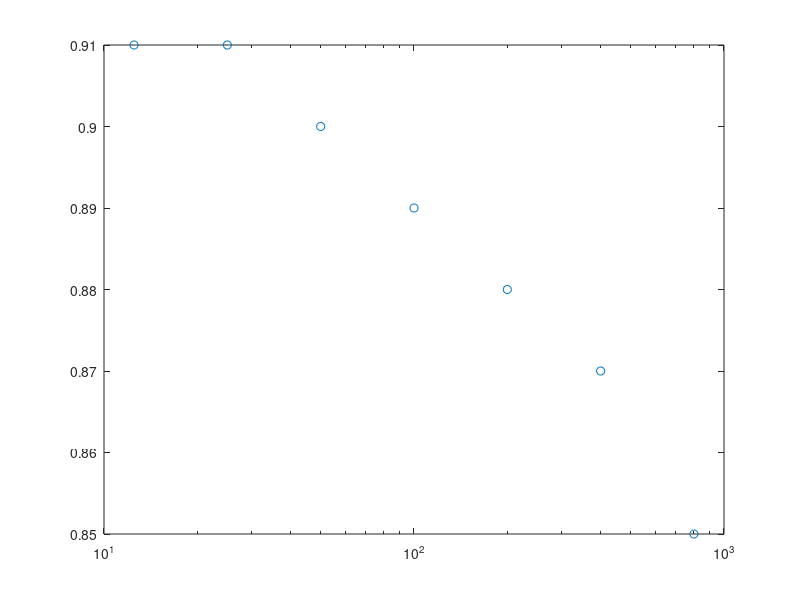

Reproduce this figure in MATLAB.
clear all
clc

e23 =[0.8458	0.8425	0.8394	0.8374	0.8360	0.8326	0.8304	0.8270	0.8243	0.8222	0.8202	0.8181	0.8153	0.8133	0.8115	0.8092	0.8069	0.8032	0.8004	0.7960	0.7912	0.7870	0.7834	0.7800];
e26 =[0.841	0.838	0.834	0.831	0.830	0.827	0.825	0.821	0.818	0.817	0.814	0.812	0.810	0.808	0.806	0.804	0.801	0.798	0.795	0.791	0.787	0.783	0.779	0.776];

p =[1.02	1.41	2.18	2.96	3.74	5.69	7.63	11.53	16.48	21.44	28.95	36.46	50.50	64.54	78.58	98.09	122.45	161.45	200.46	262.07	340.09	418.07	496.11	574.13]';
e = [0.86584	0.86333	0.86093	0.85916	0.85801	0.85508	0.85341	0.85080	0.84819	0.84621	0.84381	0.84203	0.83890	0.83640	0.83431	0.83159	0.82888	0.82491	0.82136	0.81635	0.81113	0.80675	0.80226	0.79850]';
lnp = log(p);

Cc = diff(e)./diff(log(p));
% p = (1-(2/3)*sin(35))*pmean;
%%
% Datos experimentales
p = [1.02, 1.41, 2.18, 2.96, 3.74, 5.69, 7.63, 11.53, 16.48, 21.44, ...
     28.95, 36.46, 50.50, 64.54, 78.58, 98.09, 122.45, 161.45, 200.46, ...
     262.07, 340.09, 418.07, 496.11, 574.13]';
e = [0.86584, 0.86333, 0.86093, 0.85916, 0.85801, 0.85508, 0.85341, ...
     0.85080, 0.84819, 0.84621, 0.84381, 0.84203, 0.83890, 0.83640, ...
     0.83431, 0.83159, 0.82888, 0.82491, 0.82136, 0.81635, 0.81113, ...
     0.80675, 0.80226, 0.79850]';

% Definir el modelo con la exponencial
modelo = @(params, p) params(1) * exp(-(3 * p / params(2)).^params(3));

% Valores iniciales para los parámetros [e0, hs, n]
param_init = [0.69, 1000000, 0.23];  % Ajustar según el conocimiento inicial

% Ejecutar lsqcurvefit
[param_ajustados, resnorm] = lsqcurvefit(modelo, param_init, p, e);

% Mostrar resultados
disp('Parámetros ajustados:');
disp(['e0: ', num2str(param_ajustados(1))]);
disp(['hs: ', num2str(param_ajustados(2))]);
disp(['n: ', num2str(param_ajustados(3))]);

% Graficar el ajuste
figure;
semilogx(p, e, 'bo', 'MarkerFaceColor', 'b');  % Datos experimentales
hold on;
p_fit = linspace(min(p), max(p), 100);
e_fit = modelo(param_ajustados, p_fit);
semilogx(p_fit, e_fit, 'r-', 'LineWidth', 1.5);  % Curva ajustada
hold off;
xlabel('Presión media p');
ylabel('Relación de vacíos e');
title('Ajuste de la curva de compresión normal');
legend('Datos experimentales', 'Modelo ajustado');
grid on;

%%

clear all
clc

e = [0.91, 0.91, 0.90,0.89,0.88,0.87,0.85]';
p = [12.5,25,50,100,200,400,800]';

semilogx(p,e,'o')
